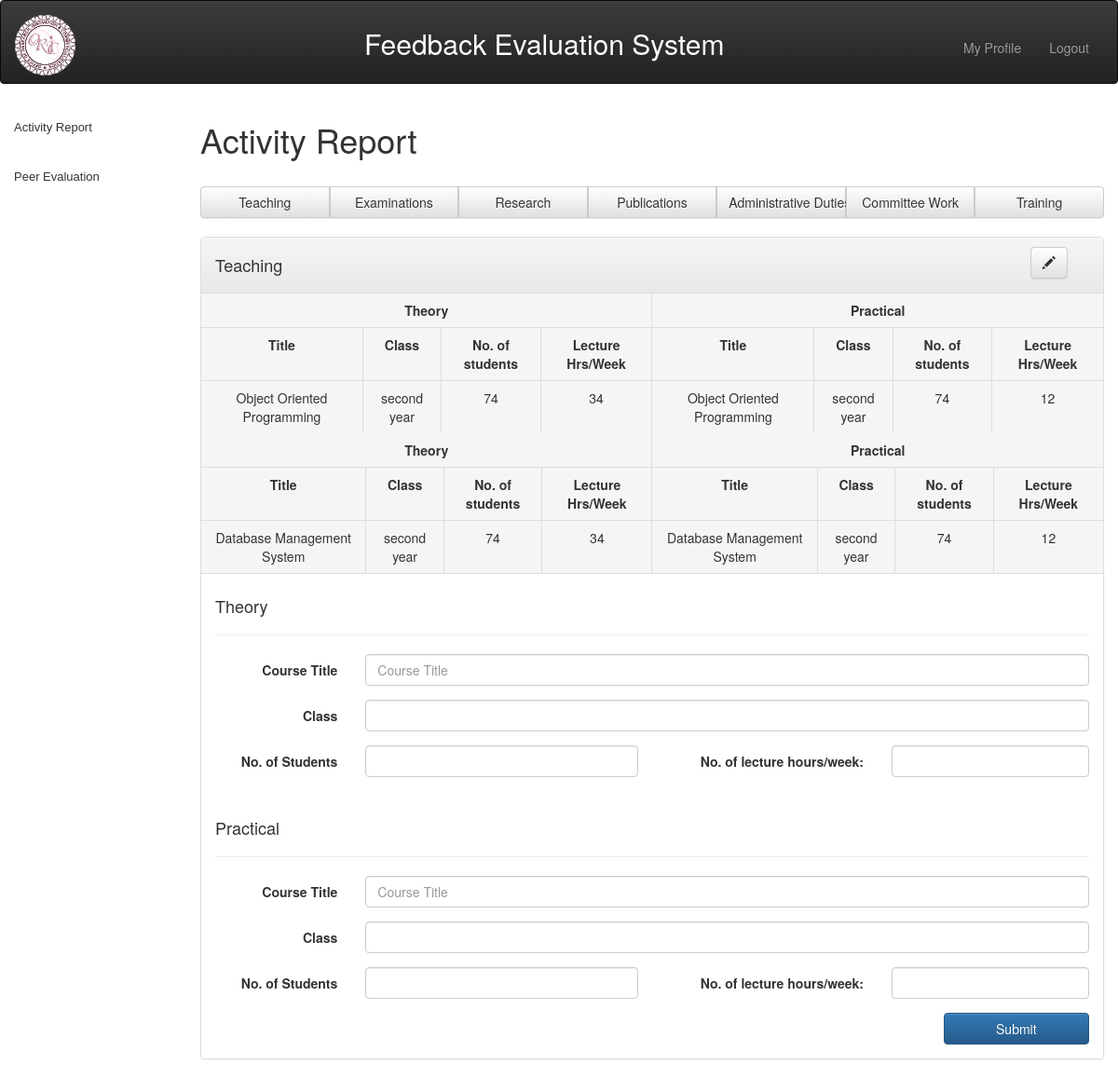
The page /php/teaching.php (signed in) on the database its author committed.
### tables this page shows
CREATE TABLE `teaching` (
  `tid` int(10) NOT NULL,
  `tctitle` varchar(100) NOT NULL,
  `tclass` varchar(50) NOT NULL,
  `tstudents` int(10) NOT NULL,
  `tlechours` int(10) NOT NULL,
  `pctitle` varchar(100) NOT NULL,
  `pclass` varchar(50) NOT NULL,
  `pstudents` int(10) NOT NULL,
  `plechours` int(10) NOT NULL,
  `pers_id` varchar(50) NOT NULL
);

### php/teaching.php (the view, shortened to what this page needs)
<?php
include('login_header.php');
include("sidebar.php");
?>
<html lang="en">
<head>
    <link rel="stylesheet" type="text/css" href="../css/bootstrap.min.css">
    <link rel="stylesheet" type="text/css" href="../css/style.css">
    <link rel="stylesheet" href="../css/bootstrap-theme.min.css">
</head>
<body>
<div class="col-lg-10">
  <h1>Activity Report </h1>
  <br>
<div class="btn-group btn-group-justified " role="group" aria-label="..." >
   <div class="btn-group" role="group">
	<a role="button" class="btn btn-default" href="teaching.php">Teaching</a>
	</div>
   <div class="btn-group" role="group">
  <a role="button" class="btn btn-default" href="examinations.php">Examinations</a>
  </div>
   <div class="btn-group" role="group">
  <a type="button" class="btn btn-default" href="research.php">Research</a>
    </div>
	 <div class="btn-group" role="group">
	<a type="button" class="btn btn-default" href="publications.php">Publications</a>
</div>
 <div class="btn-group" role="group">
	<a type="button" class="btn btn-default" href="administrative.php">Administrative Duties</a>
	</div>
 <div class="btn-group" role="group">
	<a type="button" class="btn btn-default" href="committee.php">Committee Work</a>
</div>
<div class="btn-group" role="group">
	<a type="button" class="btn btn-default" href="training.php">Training</a>
</div>
</div>
<br>
<form class="form-horizontal " method="post" action="teaching.php">
<div class="panel panel-default" >
<div class="panel-heading container-fluid">
<div class="col-lg-1 pull-right" >
<a class="btn btn-default" href="update.php?form=1" role="button" name="form1">
<span class="glyphicon glyphicon-pencil "  aria-hidden="true"></span>
</a></div>
<div class="panel-title"><h4>Teaching</h4></div>
</div>
<?php
include("../includes/config_db.php");
?>
<?php
$sql = "SELECT * FROM teaching where pers_id ='".$_SESSION['login_user']."'";
$result = mysqli_query($conn,$sql) or die(mysql_error());
if ($result->num_rows > 0) {
while($row = mysqli_fetch_array($result))
  {
    echo"
<table class='table table-bordered text-center'>
<tr class='active'>
<th colspan='4' class='text-center'>Theory</th>
<th colspan='4' class='text-center'>Practical</th>
</tr>
<tr class='active'>
<th class='text-center'>Title</th>
<th class='text-center'>Class</th>
<th class='text-center'>No. of students</th>
<th class='text-center'>Lecture Hrs/Week</th>
<th class='text-center'>Title</th>
<th class='text-center'>Class</th>
<th class='text-center'>No. of students</th>
<th class='text-center'>Lecture Hrs/Week</th>
</tr>";
  echo "<tr class='active'>";
  echo "<td>".$row['tctitle']."</td>";
  echo "<td>".$row['tclass']."</td>";
  echo "<td>".$row['tstudents']."</td>";
  echo "<td>".$row['tlechours']."</td>";
  echo "<td>".$row['pctitle']."</td>";
  echo "<td>".$row['pclass']."</td>";
  echo "<td>".$row['pstudents']."</td>";
  echo "<td>".$row['plechours']."</td>";
  echo "</tr>";
  }echo "</table>";
 }
?>
 <div class="panel-body">
	<h4>Theory</h4><hr>
  <div class="form-group">
    <label for="tctitle" class="col-lg-2 control-label">Course Title</label>
    <div class="col-lg-10">
      <input type="text" class="form-control" name="tctitle" placeholder="Course Title">
    </div>
  </div>
  <div class="form-group">
    <label for="tclass" class="col-lg-2 control-label">Class</label>
    <div class="col-lg-10">
      <input type="text" class="form-control" name="tclass" placeholder="">
    </div>
   </div>
   <div class="form-group">
   <label for="tstudents" class="col-lg-2 control-label">No. of Students</label>
    <div class="col-lg-4">
      <input type="text" class="form-control" name="tstudents" placeholder="">
    </div>
    <label for="tlechours" class="col-lg-3 control-label">No. of lecture hours/week:</label>
    <div class="col-lg-3">
      <input type="text" class="form-control" name="tlechours" placeholder="">
    </div>
	</div>
<br>
    <h4>Practical</h4><hr>
  <div class="form-group">
    <label for="pctitle" class="col-lg-2 control-label">Course Title</label>
    <div class="col-lg-10">
      <input type="text" class="form-control" name="pctitle" placeholder="Course Title">
    </div>
  </div>
  <div class="form-group">
    <label for="pclass" class="col-lg-2 control-label">Class</label>
    <div class="col-lg-10">
      <input type="text" class="form-control" name="pclass" placeholder="">
    </div>
   </div>
   <div class="form-group">
   <label for="pstudents" class="col-lg-2 control-label">No. of Students</label>
    <div class="col-lg-4">
      <input type="text" class="form-control" name="pstudents" placeholder="">
    </div>
    <label for="plechours" class="col-lg-3 control-label">No. of lecture hours/week:</label>
    <div class="col-lg-3">
      <input type="text" class="form-control" name="plechours" placeholder="">
    </div>
	</div>
	<input class="btn btn-primary col-lg-2 col-lg-offset-10" type="submit" name="teaching" value="Submit">
		</div>
</div>
</form>
 </div>
</body>
</html>

### css/style.css (style rules this page uses)
body { overflow-x: hidden; }

### rows shown on the page
teaching: tctitle "Object Oriented Programming", tclass "second year", tstudents "74", tlechours "34", pctitle "Object Oriented Programming", pclass "second year", pstudents "74", plechours "12"
teaching: tctitle "Database Management System", tclass "second year", tstudents "74", tlechours "34", pctitle "Database Management System", pclass "second year", pstudents "74", plechours "12"
